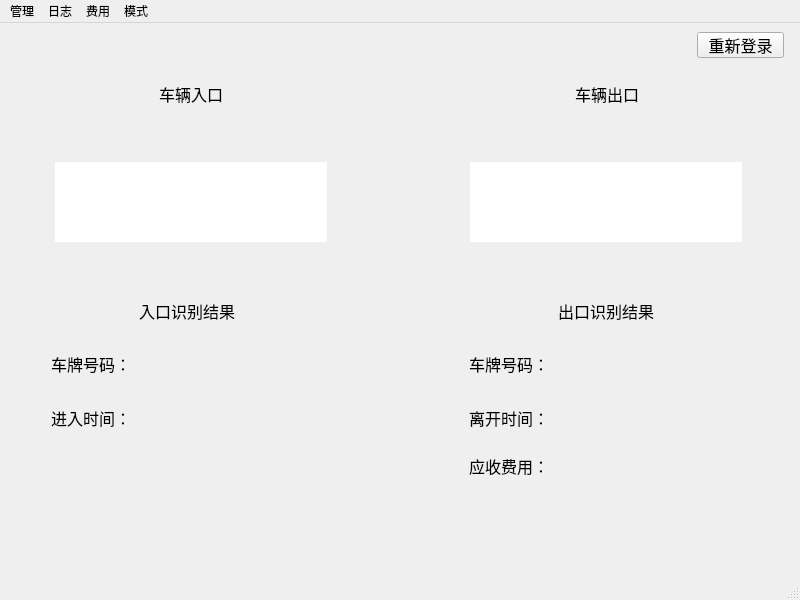
<?xml version="1.0" encoding="UTF-8"?>
<ui version="4.0">
 <class>society</class>
 <widget class="QMainWindow" name="society">
  <property name="geometry">
   <rect>
    <x>0</x>
    <y>0</y>
    <width>800</width>
    <height>600</height>
   </rect>
  </property>
  <property name="sizePolicy">
   <sizepolicy hsizetype="Fixed" vsizetype="Fixed">
    <horstretch>0</horstretch>
    <verstretch>0</verstretch>
   </sizepolicy>
  </property>
  <property name="windowTitle">
   <string>停车管理系统-社会停车模式</string>
  </property>
  <widget class="QWidget" name="centralwidget">
   <widget class="QLabel" name="label">
    <property name="geometry">
     <rect>
      <x>159</x>
      <y>51</y>
      <width>158</width>
      <height>39</height>
     </rect>
    </property>
    <property name="font">
     <font>
      <family>宋体</family>
      <pointsize>12</pointsize>
     </font>
    </property>
    <property name="text">
     <string>车辆入口</string>
    </property>
   </widget>
   <widget class="QLabel" name="label_2">
    <property name="geometry">
     <rect>
      <x>575</x>
      <y>51</y>
      <width>158</width>
      <height>39</height>
     </rect>
    </property>
    <property name="font">
     <font>
      <family>宋体</family>
      <pointsize>12</pointsize>
     </font>
    </property>
    <property name="text">
     <string>车辆出口</string>
    </property>
   </widget>
   <widget class="QPushButton" name="btn_relogin">
    <property name="geometry">
     <rect>
      <x>697</x>
      <y>9</y>
      <width>87</width>
      <height>26</height>
     </rect>
    </property>
    <property name="font">
     <font>
      <family>宋体</family>
      <pointsize>12</pointsize>
     </font>
    </property>
    <property name="text">
     <string>重新登录</string>
    </property>
   </widget>
   <widget class="QLabel" name="label_3">
    <property name="geometry">
     <rect>
      <x>139</x>
      <y>268</y>
      <width>158</width>
      <height>39</height>
     </rect>
    </property>
    <property name="font">
     <font>
      <family>宋体</family>
      <pointsize>12</pointsize>
     </font>
    </property>
    <property name="text">
     <string>入口识别结果</string>
    </property>
   </widget>
   <widget class="QLabel" name="label_4">
    <property name="geometry">
     <rect>
      <x>51</x>
      <y>322</y>
      <width>73</width>
      <height>38</height>
     </rect>
    </property>
    <property name="font">
     <font>
      <family>宋体</family>
      <pointsize>12</pointsize>
     </font>
    </property>
    <property name="text">
     <string>车牌号码：</string>
    </property>
   </widget>
   <widget class="QLabel" name="label_5">
    <property name="geometry">
     <rect>
      <x>51</x>
      <y>376</y>
      <width>73</width>
      <height>38</height>
     </rect>
    </property>
    <property name="font">
     <font>
      <family>宋体</family>
      <pointsize>12</pointsize>
     </font>
    </property>
    <property name="text">
     <string>进入时间：</string>
    </property>
   </widget>
   <widget class="QLabel" name="label_6">
    <property name="geometry">
     <rect>
      <x>469</x>
      <y>322</y>
      <width>73</width>
      <height>38</height>
     </rect>
    </property>
    <property name="font">
     <font>
      <family>宋体</family>
      <pointsize>12</pointsize>
     </font>
    </property>
    <property name="text">
     <string>车牌号码：</string>
    </property>
   </widget>
   <widget class="QLabel" name="label_7">
    <property name="geometry">
     <rect>
      <x>558</x>
      <y>268</y>
      <width>158</width>
      <height>39</height>
     </rect>
    </property>
    <property name="font">
     <font>
      <family>宋体</family>
      <pointsize>12</pointsize>
     </font>
    </property>
    <property name="text">
     <string>出口识别结果</string>
    </property>
   </widget>
   <widget class="QLabel" name="label_9">
    <property name="geometry">
     <rect>
      <x>469</x>
      <y>376</y>
      <width>73</width>
      <height>38</height>
     </rect>
    </property>
    <property name="font">
     <font>
      <family>宋体</family>
      <pointsize>12</pointsize>
     </font>
    </property>
    <property name="text">
     <string>离开时间：</string>
    </property>
   </widget>
   <widget class="QLabel" name="label_10">
    <property name="geometry">
     <rect>
      <x>469</x>
      <y>424</y>
      <width>73</width>
      <height>38</height>
     </rect>
    </property>
    <property name="font">
     <font>
      <family>宋体</family>
      <pointsize>12</pointsize>
     </font>
    </property>
    <property name="text">
     <string>应收费用：</string>
    </property>
   </widget>
   <widget class="QLabel" name="label_in_car">
    <property name="geometry">
     <rect>
      <x>136</x>
      <y>322</y>
      <width>195</width>
      <height>38</height>
     </rect>
    </property>
    <property name="font">
     <font>
      <family>宋体</family>
      <pointsize>12</pointsize>
     </font>
    </property>
    <property name="text">
     <string/>
    </property>
   </widget>
   <widget class="QLabel" name="label_in_time">
    <property name="geometry">
     <rect>
      <x>135</x>
      <y>376</y>
      <width>173</width>
      <height>38</height>
     </rect>
    </property>
    <property name="font">
     <font>
      <family>宋体</family>
      <pointsize>12</pointsize>
     </font>
    </property>
    <property name="text">
     <string/>
    </property>
   </widget>
   <widget class="QLabel" name="label_out_car">
    <property name="geometry">
     <rect>
      <x>550</x>
      <y>322</y>
      <width>177</width>
      <height>38</height>
     </rect>
    </property>
    <property name="font">
     <font>
      <family>宋体</family>
      <pointsize>12</pointsize>
     </font>
    </property>
    <property name="text">
     <string/>
    </property>
   </widget>
   <widget class="QLabel" name="label_fee">
    <property name="geometry">
     <rect>
      <x>550</x>
      <y>424</y>
      <width>192</width>
      <height>38</height>
     </rect>
    </property>
    <property name="font">
     <font>
      <family>宋体</family>
      <pointsize>12</pointsize>
     </font>
    </property>
    <property name="text">
     <string/>
    </property>
   </widget>
   <widget class="QLabel" name="label_out_time">
    <property name="geometry">
     <rect>
      <x>550</x>
      <y>376</y>
      <width>190</width>
      <height>38</height>
     </rect>
    </property>
    <property name="font">
     <font>
      <family>宋体</family>
      <pointsize>12</pointsize>
     </font>
    </property>
    <property name="text">
     <string/>
    </property>
   </widget>
   <widget class="QLabel" name="label_in_img">
    <property name="geometry">
     <rect>
      <x>55</x>
      <y>139</y>
      <width>272</width>
      <height>80</height>
     </rect>
    </property>
    <property name="font">
     <font>
      <family>宋体</family>
      <pointsize>12</pointsize>
     </font>
    </property>
    <property name="styleSheet">
     <string notr="true">background-color: rgb(255, 255, 255);</string>
    </property>
    <property name="text">
     <string/>
    </property>
   </widget>
   <widget class="QLabel" name="label_out_img">
    <property name="geometry">
     <rect>
      <x>470</x>
      <y>139</y>
      <width>272</width>
      <height>80</height>
     </rect>
    </property>
    <property name="font">
     <font>
      <family>宋体</family>
      <pointsize>12</pointsize>
     </font>
    </property>
    <property name="styleSheet">
     <string notr="true">background-color: rgb(255, 255, 255);</string>
    </property>
    <property name="text">
     <string/>
    </property>
   </widget>
  </widget>
  <widget class="QMenuBar" name="menubar">
   <property name="geometry">
    <rect>
     <x>0</x>
     <y>0</y>
     <width>800</width>
     <height>18</height>
    </rect>
   </property>
   <property name="sizePolicy">
    <sizepolicy hsizetype="MinimumExpanding" vsizetype="Preferred">
     <horstretch>0</horstretch>
     <verstretch>0</verstretch>
    </sizepolicy>
   </property>
   <property name="font">
    <font>
     <pointsize>9</pointsize>
    </font>
   </property>
   <widget class="QMenu" name="menu">
    <property name="geometry">
     <rect>
      <x>169</x>
      <y>99</y>
      <width>102</width>
      <height>90</height>
     </rect>
    </property>
    <property name="font">
     <font>
      <pointsize>10</pointsize>
     </font>
    </property>
    <property name="title">
     <string>管理</string>
    </property>
    <addaction name="action"/>
    <addaction name="separator"/>
    <addaction name="action_2"/>
    <addaction name="separator"/>
   </widget>
   <widget class="QMenu" name="menu_3">
    <property name="font">
     <font>
      <pointsize>10</pointsize>
     </font>
    </property>
    <property name="title">
     <string>日志</string>
    </property>
    <addaction name="action_4"/>
    <addaction name="separator"/>
    <addaction name="action_7"/>
    <addaction name="separator"/>
   </widget>
   <widget class="QMenu" name="menu_2">
    <property name="font">
     <font>
      <pointsize>10</pointsize>
     </font>
    </property>
    <property name="title">
     <string>费用</string>
    </property>
    <addaction name="action_5"/>
    <addaction name="separator"/>
    <addaction name="action_8"/>
   </widget>
   <widget class="QMenu" name="menu_4">
    <property name="font">
     <font>
      <pointsize>10</pointsize>
     </font>
    </property>
    <property name="title">
     <string>模式</string>
    </property>
    <addaction name="action_11"/>
    <addaction name="separator"/>
    <addaction name="action_14"/>
   </widget>
   <addaction name="menu"/>
   <addaction name="menu_3"/>
   <addaction name="menu_2"/>
   <addaction name="menu_4"/>
  </widget>
  <widget class="QStatusBar" name="statusbar"/>
  <action name="action">
   <property name="text">
    <string>新建管理员</string>
   </property>
  </action>
  <action name="action_2">
   <property name="text">
    <string>删除管理员</string>
   </property>
  </action>
  <action name="action_3">
   <property name="text">
    <string>信息补录</string>
   </property>
   <property name="font">
    <font>
     <family>微软雅黑</family>
     <pointsize>12</pointsize>
    </font>
   </property>
  </action>
  <action name="action_4">
   <property name="text">
    <string>按车辆查询</string>
   </property>
  </action>
  <action name="action_7">
   <property name="text">
    <string>按日期查询</string>
   </property>
  </action>
  <action name="action_9">
   <property name="text">
    <string>按车主查询</string>
   </property>
  </action>
  <action name="action_10">
   <property name="text">
    <string>切换手动模式</string>
   </property>
  </action>
  <action name="action_12">
   <property name="text">
    <string>设置</string>
   </property>
  </action>
  <action name="action_5">
   <property name="text">
    <string>费率设置</string>
   </property>
  </action>
  <action name="action_8">
   <property name="text">
    <string>收费统计</string>
   </property>
  </action>
  <action name="action_11">
   <property name="text">
    <string>切换到手动模式</string>
   </property>
  </action>
  <action name="action_14">
   <property name="text">
    <string>切换到自动模式</string>
   </property>
  </action>
 </widget>
 <resources/>
 <connections/>
</ui>
